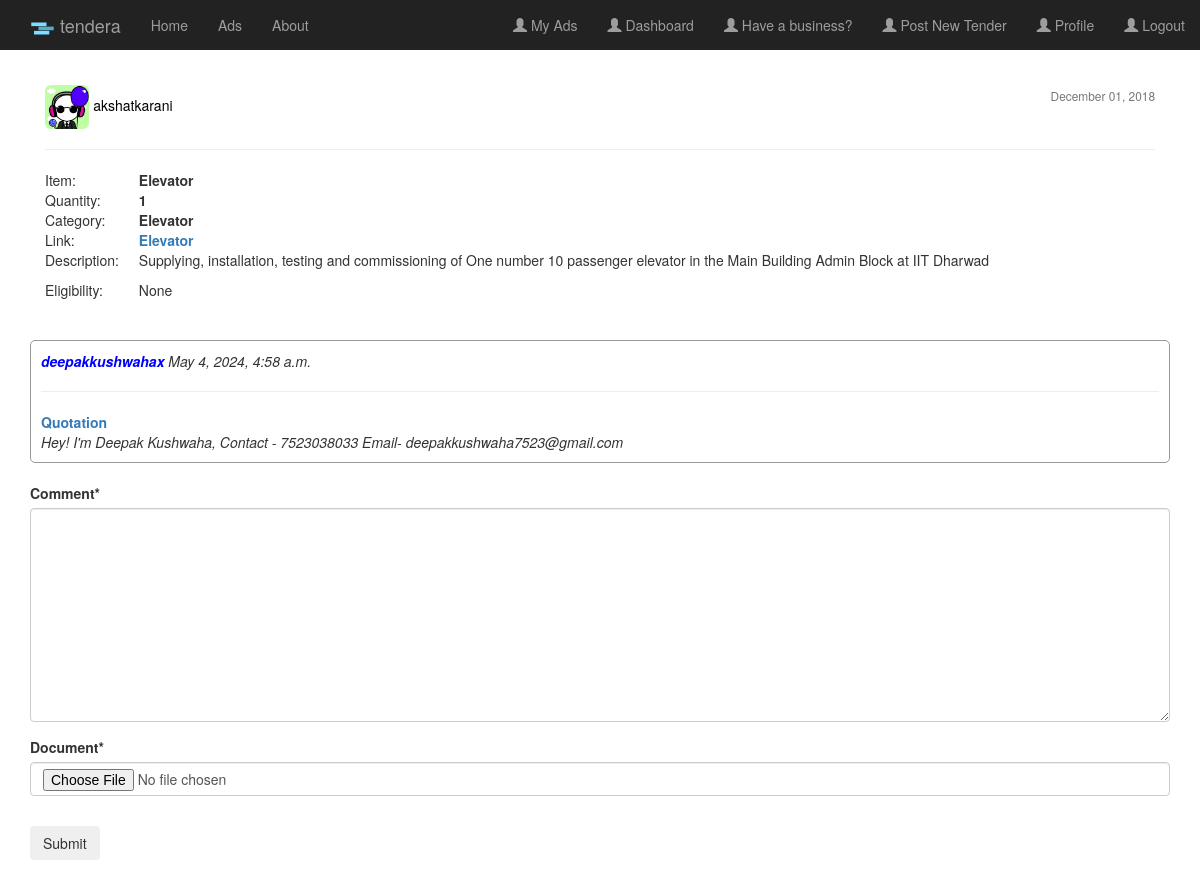
The app's page /post/payment/23/ (signed in), older data.
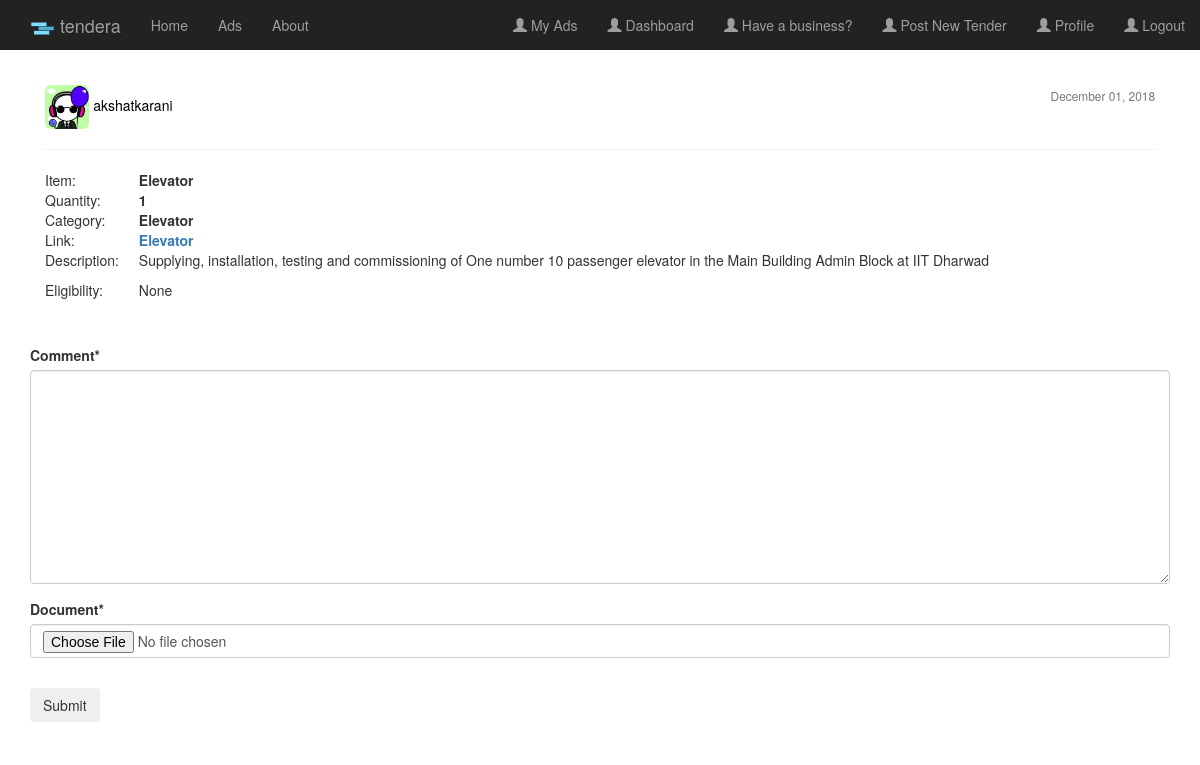
The same page, newer data.
### post/models.py (models this page shows)
class Review(models.Model):
	post = models.ForeignKey(Post, on_delete = models.PROTECT)
	document = models.FileField(upload_to='tender_docs/')
	comment = models.TextField()
	user_name = models.CharField(max_length=100)
	date_posted = models.DateTimeField(auto_now_add= True)

### post/views.py (the view, shortened to what this page needs)
# urls.py: path('payment/<int:pk>/', PostDetailView, name='post-detail'),
@login_required
def PostDetailView(request,pk):
	post = get_object_or_404(Post, pk = pk)
	form=ReviewForm()
	return render(request, 'post/post_detail.html', {'post': post, 'form': form})

### post/forms.py
class ReviewForm(forms.ModelForm):
    class Meta:
        model = Review
        fields = ['comment', 'document']

### post/templates/post/post_detail.html (shortened to what this page needs)
{% extends "post/base.html" %}
{% load crispy_forms_tags %}
{% block content %}
      <div style="padding: 15px;">
        <img class=" img-rounded article-imag" style="width: 4%; height: 4%" src="{{ post.author.userprofile.image.url }}">
      <a class="mr-2" href="{% url 'user-posts' post.author.username %}" style="color: black">{{ post.author }}</a>
      <div style="float: right;">
      	<small class="text-muted">{{ post.date_posted|date:"F d, Y" }}</small>
  	  </div>
      <hr>
      <table>
        <tr>
          <td>
            Item:
          </td>
          <td class="second-dat">
            <b>{{ post.item }}</b>
          </td>
        </tr>
        <tr>
          <td>
            Quantity:
          </td>
          <td class="second-dat">
            <b>{{ post.quantity }}</b>
          </td>
        </tr>
        <tr>
          <td>
            Category:
          </td>
          <td class="second-dat">
            <b>{{ post.item }}</b>
          </td>
        </tr>
        <tr>
          <td>
            Link:
          </td>
          <td class="second-dat">
            <b><a href="{{ post.document.url }}">{{ post.item }}</a></b>
          </td>
        </tr>
        <tr>
          <td style="vertical-align: top">
            Description:
          </td>
          <td class="second-dat">
               <p class="article-content">{{ post.description }}</p>
          </td>
        </tr>
        <tr>
          <td style="vertical-align: top">
            Eligibility:
          </td>
          <td class="second-dat">
               <p class="article-content">{{ post.elegibility }}</p>
          </td>
        </tr>
      </table>
      </div>
      {% for review in post.review_set.all %}
      <section class="media content-section" style="border: 1px solid;border-color: #999999;border-radius: 5px;padding: 10px">
          <div>
              <em><b style="color: blue">{{ review.user_name }}</b></em>
              <em >{{ review.date_posted }}</em>
              <hr>
              <b><a href="{{ review.document.url }}">Quotation</a></b><br>
              <em>{{ review.comment }}</em>
          </div>
      </section>
      {% endfor %}
      <br>
    <div class ="content-section">
      <form method="POST" enctype="multipart/form-data">
        <fieldset class="form-group">
          {{ form|crispy }}
        </fieldset>
        <div class="form-group">
          <button class="btn btn-outline-info" type="submit"> Submit</button>
        </div>
      </form>
    </div>
{% endblock content %}

Row changes from the older to the newer data that the page shows:
removed Review: user_name "deepakkushwahax", date_posted "May 4, 2024, 4:58 a.m.", comment "Hey! I'm Deepak Kushwaha, Contact - 7523038033 Email- deepakkushwaha7523@gmail.com"
